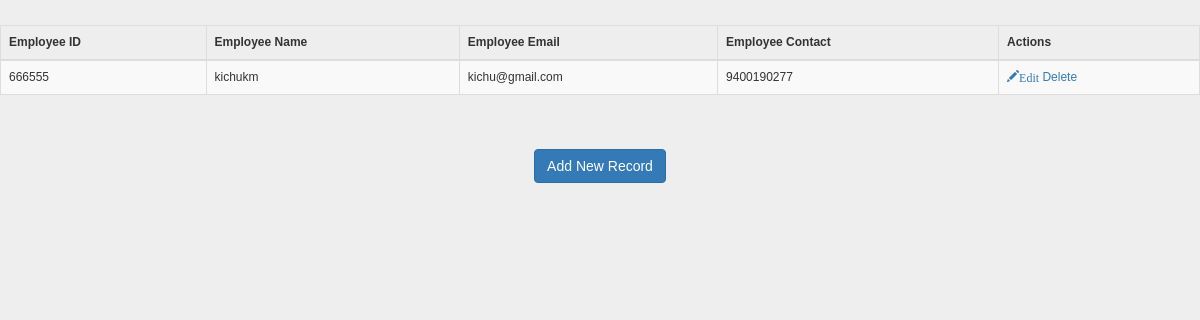
The page /show on the database as committed earlier.
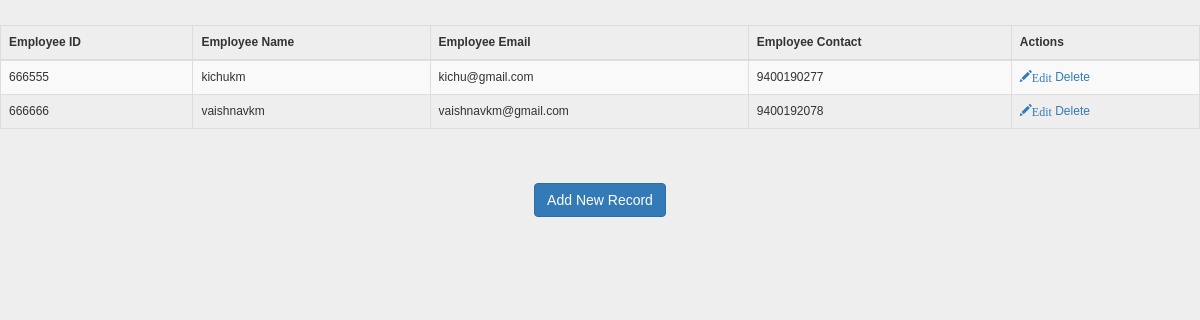
The same page on the database as committed later.
### employee/models.py (models this page shows)
class Employee(models.Model):
    eid = models.CharField(max_length=20)
    ename = models.CharField(max_length=100)
    eemail = models.EmailField()
    econtact = models.CharField(max_length=15)
    class Meta:
        db_table = "employee"

### employee/views.py (the view)
# urls.py: path('show',views.show,name='show'),
def show(request):
    employees = Employee.objects.all()
    return render(request,"show.html",{'employees':employees})

### templates/show.html (shortened to what this page needs)
{% load static %}
<!DOCTYPE html>
<html lang="en">
<head>
    <link rel="stylesheet" href="https://maxcdn.bootstrapcdn.com/bootstrap/3.4.1/css/bootstrap.min.css">
    <link rel="stylesheet" href="{% static 'css/style.css' %}"/>
</head>
<body>
<table class="table table-striped table-bordered table-sm">
    <thead class="thead-dark">
    <tr>
        <th>Employee ID</th>
        <th>Employee Name</th>
        <th>Employee Email</th>
        <th>Employee Contact</th>
        <th>Actions</th>
    </tr>
    </thead>
    <tbody>
{% for employee in employees %}
    <tr>
        <td>{{ employee.eid }}</td>
        <td>{{ employee.ename }}</td>
        <td>{{ employee.eemail }}</td>
        <td>{{ employee.econtact }}</td>
        <td>
            <a href="/edit/{{ employee.id }}"><span class="glyphicon glyphicon-pencil" >Edit</span></a>
            <a href="/delete/{{ employee.id }}">Delete</a>
        </td>
    </tr>
{% endfor %}
    </tbody>
</table>
<br>
<br>
<center><a href="/emp" class="btn btn-primary">Add New Record</a></center>
</body>
</html>

### static/css/style.css (style rules this page uses)
body { font:12px/1.4 Verdana,Arial; background:#eee; height:100%; margin:25px 0; padding:0 }

Rows that differ between the two databases and show on the page:
added Employee: eid "666666", ename "vaishnavkm", eemail "vaishnavkm@gmail.com", econtact "9400192078"
